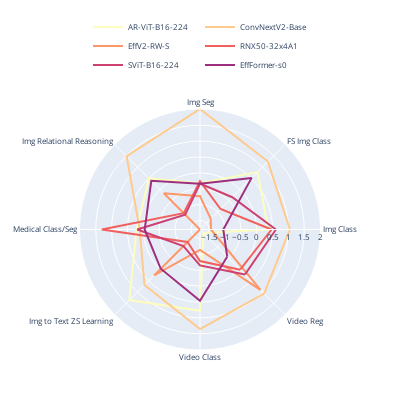

Notebook code for this chart:
### Code cell
import plotly.express as px
# Preprocess data for polar plot
color_palette = px.colors.sequential.Magma_r  # Original palette
target_length = len(architecture_shift)
color_palette = generate_palette(color_palette, target_length)

categories = df.columns[-8:]  # Exclude the first column (Model.Metric)
values = df.iloc[:, -8:].values  # Exclude the first column

categories = [category.replace("Classification", "Class").replace("Zero Shot", "ZS").replace("Image", "Img").replace("Regression", "Reg").replace("Few Shot", "FS").replace("Segmentation", "Seg") for category in categories]  # Shorten the category names
# dataframe that includes only Model.Metrics matching entries in pretraining_shift
new_df = df[df['Model.Metric'].isin(architecture_shift)]
columns = new_df.columns
# gaussian normalization
for col in columns[1:]:
    new_df[col] = (new_df[col] - new_df[col].mean()) / (new_df[col].std())
values = new_df.iloc[:, -8:].values  # Exclude the first column
new_df = new_df.reset_index(drop=True)
# Create polar plot for each model
fig = go.Figure()
for i, model in enumerate(architecture_shift):
    id = new_df[new_df['Model.Metric'] == model].index[0]
    color_index = i % len(color_palette)  # Ensure the index is within the range of the color palette
    fig.add_trace(go.Scatterpolar(
        r=values[i],
        theta=categories,
        name=model,
        mode='lines',
        line=dict(color=color_palette[color_index])  
        
    ))
    fig.add_trace(go.Scatterpolar(
        r=[values[i][0], values[i][-1]],
        theta=[categories[0], categories[-1]],
        name=model,
        mode='lines',
        showlegend=False,
        line=dict(color=color_palette[color_index]) 
        
    ))
    
    

# Update layout
fig.update_layout(
    height=400,
    width=400,
    autosize=True,
    margin=dict(
            l=50,
            r=50,
            b=50,
            t=100,
            pad=4
        ),
    font=dict(
        size=8
    ),
)

# make legend smaller and move it to the top center
fig.update_layout(
    legend=dict(
        orientation="h",
        yanchor="top",
        y=1.4,
        xanchor="center",
        x=0.5
    )
)

fig.show()
fig.write_image("architecture_polar_plot.pdf")
fig.write_image("architecture_polar_plot.png")

### Figure 1 — Plotly figure (JSON) as saved in the notebook; plotly's stock layout.template omitted (floating-point values rounded to 4 significant figures)
{"data": [{"line": {"color": "#fcfdbf"}, "mode": "lines", "name": "AR-ViT-B16-224", "r": [0.3718, 0.7735, -0.3292, 0.4892, 0.2139, 1.361, 0.7756, -1.629], "theta": ["Img Class", "FS Img Class", "Img Seg", "Img Relational Reasoning", "Medical Class/Seg", "Img to Text ZS Learning", "Video Class", "Video Reg"], "type": "scatterpolar"}, {"line": {"color": "#fcfdbf"}, "mode": "lines", "name": "AR-ViT-B16-224", "r": [0.3718, -1.629], "showlegend": false, "theta": ["Img Class", "Video Reg"], "type": "scatterpolar"}, {"line": {"color": "#feca8d"}, "mode": "lines", "name": "ConvNextV2-Base", "r": [1.046, 1.242, 2.012, 1.483, 0.1139, 0.6897, 1.353, 1.07], "theta": ["Img Class", "FS Img Class", "Img Seg", "Img Relational Reasoning", "Medical Class/Seg", "Img to Text ZS Learning", "Video Class", "Video Reg"], "type": "scatterpolar"}, {"line": {"color": "#feca8d"}, "mode": "lines", "name": "ConvNextV2-Base", "r": [1.046, 1.07], "showlegend": false, "theta": ["Img Class", "Video Reg"], "type": "scatterpolar"}, {"line": {"color": "#fd9668"}, "mode": "lines", "name": "EffV2-RW-S", "r": [-1.441, -1.31, -0.7357, -0.1734, -1.786, 0.2606, -1.143, 0.9074], "theta": ["Img Class", "FS Img Class", "Img Seg", "Img Relational Reasoning", "Medical Class/Seg", "Img to Text ZS Learning", "Video Class", "Video Reg"], "type": "scatterpolar"}, {"line": {"color": "#fd9668"}, "mode": "lines", "name": "EffV2-RW-S", "r": [-1.441, 0.9074], "showlegend": false, "theta": ["Img Class", "Video Reg"], "type": "scatterpolar"}, {"line": {"color": "#f1605d"}, "mode": "lines", "name": "RNX50-32x4A1", "r": [0.4692, -0.8714, -0.2622, -1.058, 1.308, -1.228, -0.7908, 0.006258], "theta": ["Img Class", "FS Img Class", "Img Seg", "Img Relational Reasoning", "Medical Class/Seg", "Img to Text ZS Learning", "Video Class", "Video Reg"], "type": "scatterpolar"}, {"line": {"color": "#f1605d"}, "mode": "lines", "name": "RNX50-32x4A1", "r": [0.4692, 0.006258], "showlegend": false, "theta": ["Img Class", "Video Reg"], "type": "scatterpolar"}, {"line": {"color": "#cd4071"}, "mode": "lines", "name": "SViT-B16-224", "r": [0.605, -0.3483, -0.3377, -1.124, 0.1917, -1.046, -0.6534, 0.219], "theta": ["Img Class", "FS Img Class", "Img Seg", "Img Relational Reasoning", "Medical Class/Seg", "Img to Text ZS Learning", "Video Class", "Video Reg"], "type": "scatterpolar"}, {"line": {"color": "#cd4071"}, "mode": "lines", "name": "SViT-B16-224", "r": [0.605, 0.219], "showlegend": false, "theta": ["Img Class", "Video Reg"], "type": "scatterpolar"}, {"line": {"color": "#9e2f7f"}, "mode": "lines", "name": "EffFormer-s0", "r": [-1.051, 0.5143, -0.3469, 0.3845, -0.04167, -0.03617, 0.4582, -0.5737], "theta": ["Img Class", "FS Img Class", "Img Seg", "Img Relational Reasoning", "Medical Class/Seg", "Img to Text ZS Learning", "Video Class", "Video Reg"], "type": "scatterpolar"}, {"line": {"color": "#9e2f7f"}, "mode": "lines", "name": "EffFormer-s0", "r": [-1.051, -0.5737], "showlegend": false, "theta": ["Img Class", "Video Reg"], "type": "scatterpolar"}], "layout": {"autosize": true, "font": {"size": 8}, "height": 400, "legend": {"orientation": "h", "x": 0.5, "xanchor": "center", "y": 1.4, "yanchor": "top"}, "margin": {"b": 50, "l": 50, "pad": 4, "r": 50, "t": 100}, "width": 400}}
